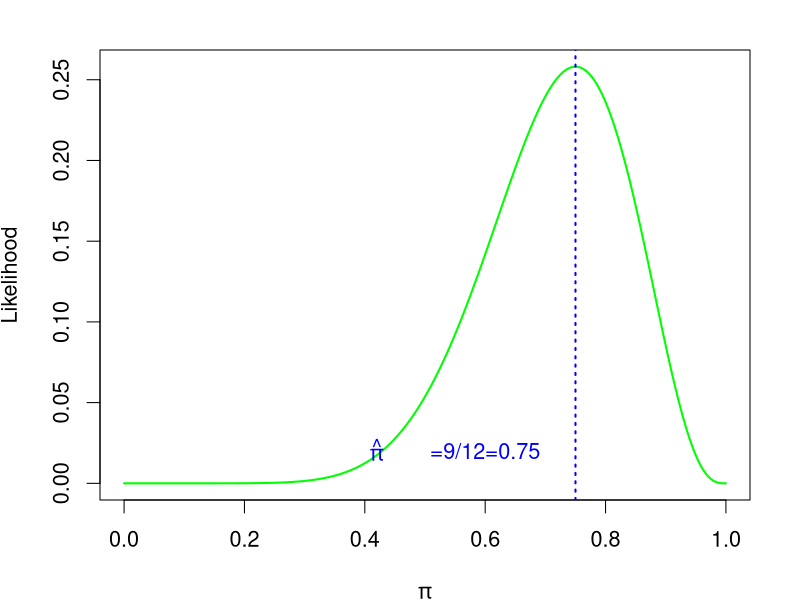
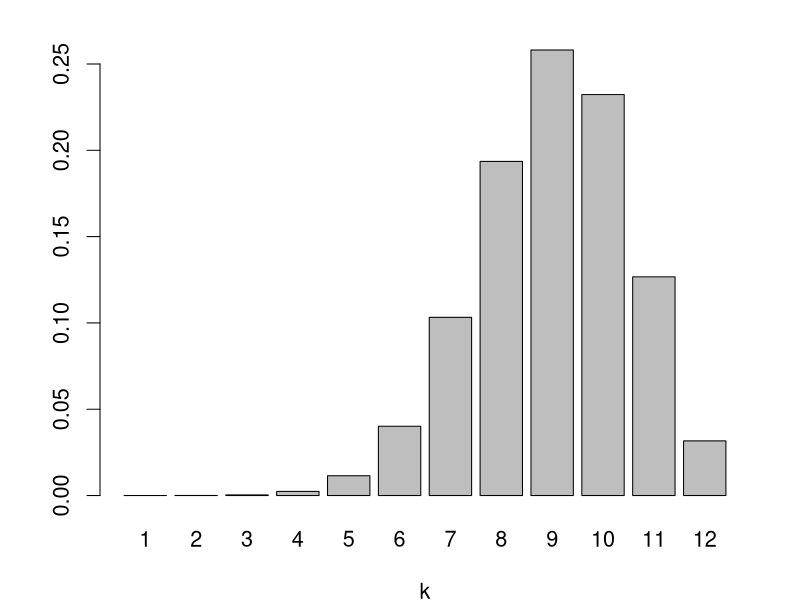
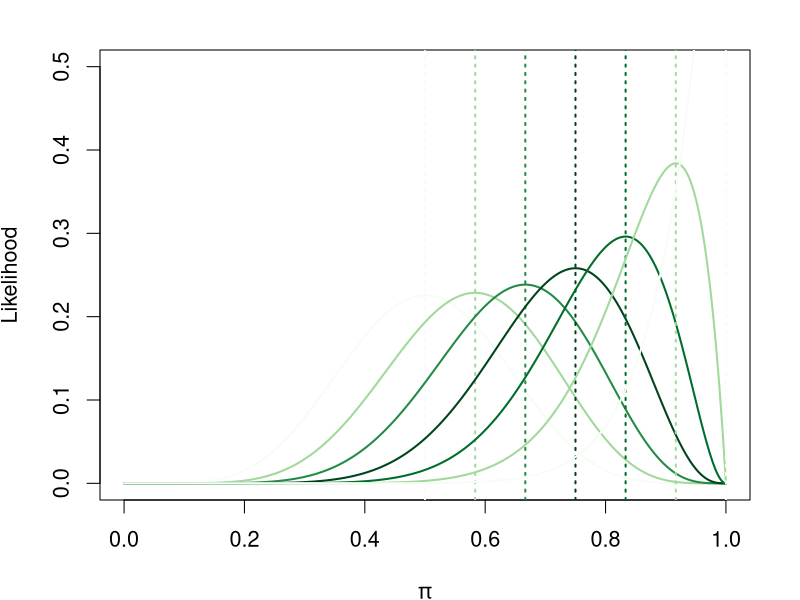
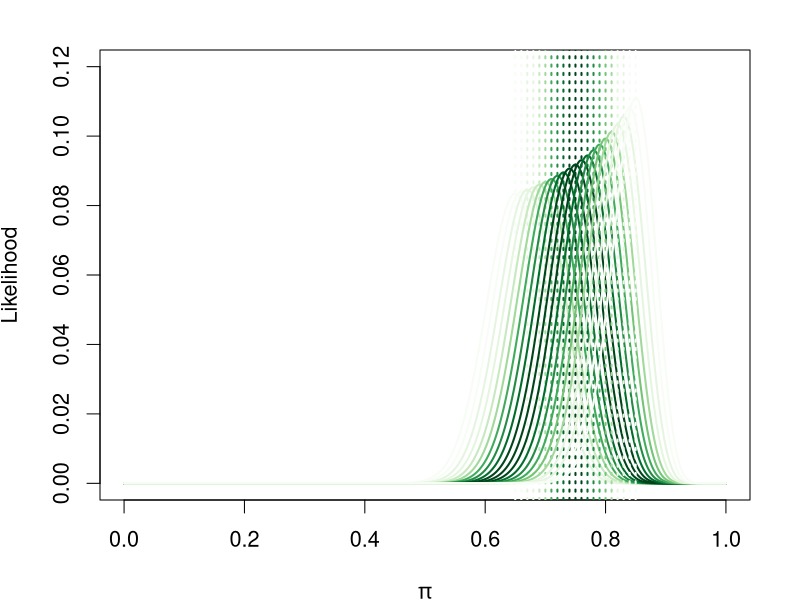
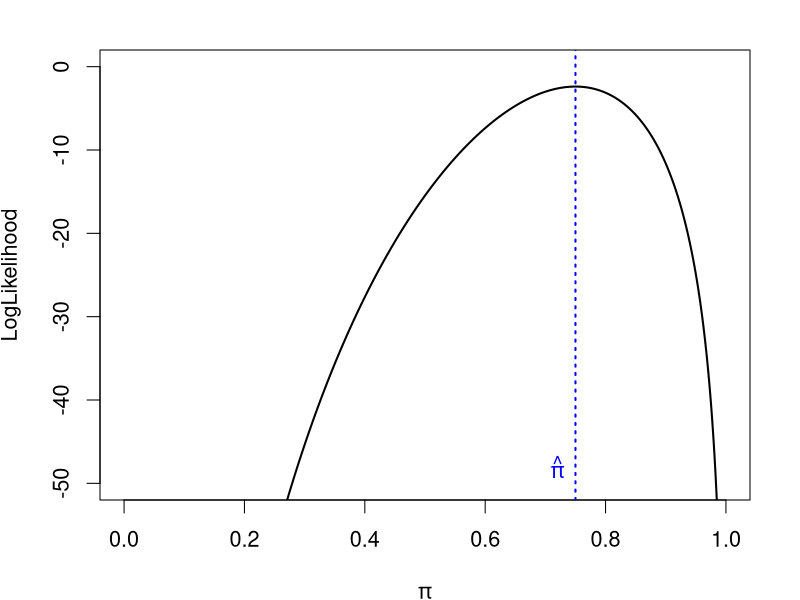
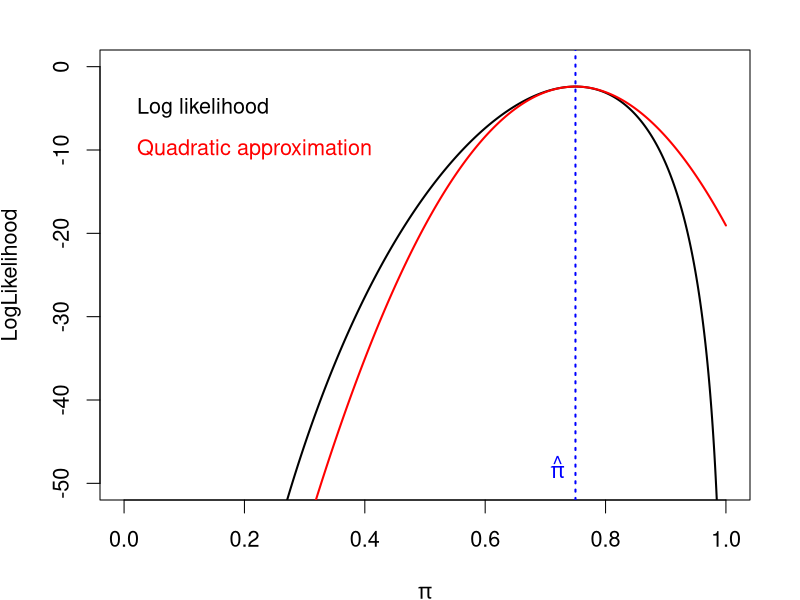
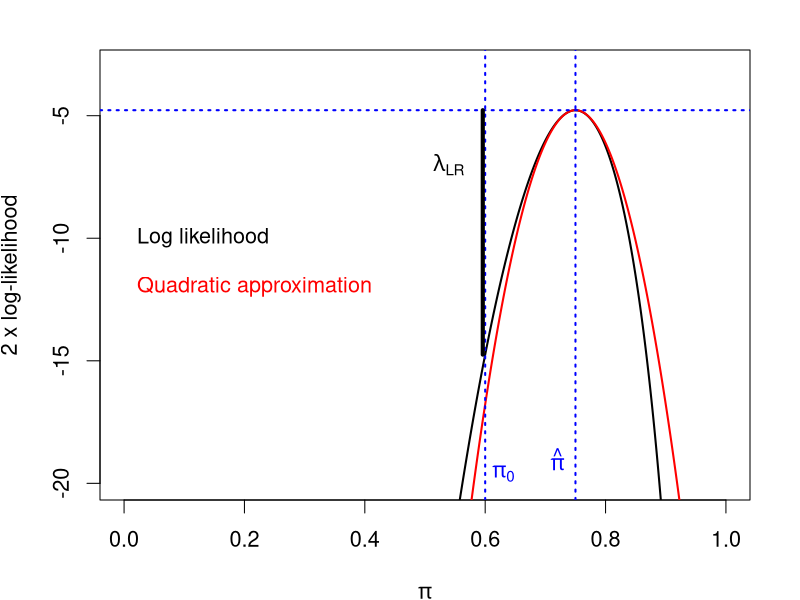
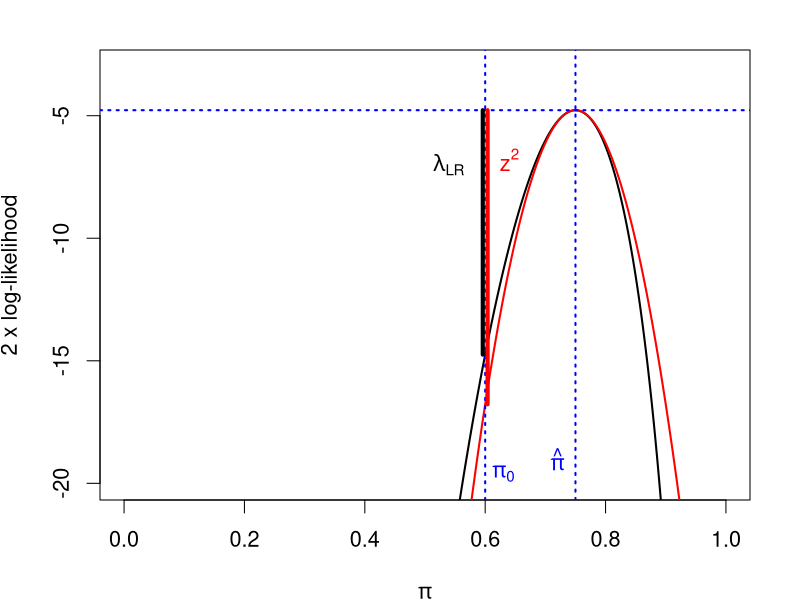

Recreate these plots in R, in order.
## ---- chunk 1
library(tidyverse)
library(broom)
library(ggplot2)
library(knitr)
library(RColorBrewer)
## ---- chunk 2
#| echo: false
#| eval: true
#| fig-align: "center"
L<-function(p){
  choose(12,9)*p^9*(1-p)^(3)
  }
p<-seq(0,1,0.001)
Likelihood<-L(p)
par(cex=1.3, mai=c(1,1,.5,.5))
plot(p,Likelihood, type="l", col="green", xlab=expression(paste(pi)), lwd=2)
abline(v=9/12, lty=3, col="blue", lwd=2)
text(0.42, 0.021, expression(hat(pi)), col="blue")
text(0.60, 0.02, "=9/12=0.75",  col="blue")
## ---- chunk 3
#| echo: false
#| eval: true
#| fig-align: "center"
rf<-dbinom(1:12,12, prob=0.75)
par(cex=1.3, mai=c(1,1,.5,.5))
barplot(rf, xlab="k", names.arg=1:12)
## ---- chunk 4
#| echo: false
#| eval: true
#| fig-align: "center"
Lgen<-function(k,n,p){
  choose(n,k)*p^k*(1-p)^(n-k)
}
n<-12
p<-seq(0,1,0.001)
rf<-dbinom(1:n,n, prob=0.75)
rf_max<-max(rf)
k<-1
Likelihood<-Lgen(k,n,p)
mypallete<-brewer.pal(9,"Greens")
par(cex=1.3, mai=c(1,1,.5,.5))
plot(p,Likelihood, type="l", col=mypallete[round(rf[k]*100)], xlab=expression(paste(pi)), lwd=2, ylim=c(0,0.5))
for (k in 1:n) {
  Likelihood<-Lgen(k,n,p)
  lines(p,Likelihood, type="l", col=mypallete[round(rf[k]/rf_max*9)], lwd=2)
  abline(v=k/n, lty=3, col=mypallete[round(rf[k]/rf_max*9)], lwd=2)
}

## ---- chunk 5
#| echo: false
#| eval: true
#| fig-align: "center"
Lgen<-function(k,n,p){
  choose(n,k)*p^k*(1-p)^(n-k)
}
n<-100
p<-seq(0,1,0.001)
rf<-dbinom(1:n,n, prob=0.75)
rf_max<-max(rf)
k<-1
Likelihood<-Lgen(k,n,p)
mypallete<-brewer.pal(9,"Greens")
par(cex=1.3, mai=c(1,1,.5,.5))
plot(p,Likelihood, type="l", col=mypallete[round(rf[k]*100)], xlab=expression(paste(pi)), lwd=2, ylim=c(0,0.12))
for (k in 1:n) {
  Likelihood<-Lgen(k,n,p)
  lines(p,Likelihood, type="l", col=mypallete[round(rf[k]/rf_max*9)], lwd=2)
  abline(v=k/n, lty=3, col=mypallete[round(rf[k]/rf_max*9)], lwd=2)
}

## ---- chunk 6
#| echo: false
#| eval: true
#| fig-align: "center"
Lgen<-function(k,n,p){
  choose(n,k)*p^k*(1-p)^(n-k)
}
n<-100
k<-75
p<-seq(0,1,0.001)
p0<-0.75
LogLikelihood<-log(Lgen(k,n,p))
approx<--0.5*n/(p0*(1-p0))*(p-p0)^2+max(LogLikelihood)
par(cex=1.3, mai=c(1,1,.5,.5))
plot(p,LogLikelihood, type="l", col="black", xlab=expression(paste(pi)), lwd=2, ylim=c(-50,0))
abline(v=k/n, lty=3, col="blue", lwd=2)
text(k/n-0.03, -48, expression(hat(pi)), col="blue")
## ---- chunk 7
#| echo: false
#| eval: true
#| fig-align: "center"
Lgen<-function(k,n,p){
  choose(n,k)*p^k*(1-p)^(n-k)
}
n<-100
k<-75
p<-seq(0,1,0.001)
p0<-0.75
LogLikelihood<-log(Lgen(k,n,p))
approx<--0.5*n/(p0*(1-p0))*(p-p0)^2+max(LogLikelihood)
par(cex=1.3, mai=c(1,1,.5,.5))
plot(p,LogLikelihood, type="l", col="black", xlab=expression(paste(pi)), lwd=2, ylim=c(-50,0))
lines(p,approx, type="l", col="red", lwd=2)
abline(v=k/n, lty=3, col="blue", lwd=2)
text(k/n-0.03, -48, expression(hat(pi)), col="blue")
text(0, -5, "Log likelihood", col="black", pos=4)
text(0, -10, "Quadratic approximation", col="red", pos=4)

## ---- chunk 8
#| echo: false
#| eval: true
#| fig-align: "center"
Lgen<-function(k,n,p){
  choose(n,k)*p^k*(1-p)^(n-k)
}
n<-100
k<-75
p<-seq(0,1,0.001)
p0<-0.75
ph0<-0.6
LogLikelihood<-log(Lgen(k,n,p))
lmax<-max(LogLikelihood)
approx<--0.5*n/(p0*(1-p0))*(p-p0)^2+lmax
par(cex=1.3, mai=c(1,1,.5,.5))
plot(p,2*LogLikelihood, type="l", col="black", xlab=expression(pi), ylab="2 x log-likelihood", lwd=2, ylim=c(-20,-3))
lines(p,2*approx, type="l", col="red", lwd=2)
abline(v=k/n, lty=3, col="blue", lwd=2)
text(k/n-0.03, -19, expression(hat(pi)), col="blue")
abline(h=2*lmax, lty=3, col="blue", lwd=2)
abline(v=0.6, lty=3, col="blue", lwd=2)
text(0.6+0.03, -19.6, expression(pi[0]), col="blue")
lines(ph0-c(0.004,0.004),c(2*lmax,2*log(Lgen(k,n,0.6))), col="black", lwd=4)
#lines(ph0+c(0.004,0.004),c(2*lmax,-n/(p0*(1-p0))*(ph0-p0)^2+2*lmax), col="red", lwd=4)
text(ph0-0.06, -7, expression(lambda[LR]), col="black")
#text(ph0+0.04, -6.8, expression(z^2), col="red")
text(0, -10, "Log likelihood", col="black", pos=4)
text(0, -12, "Quadratic approximation", col="red", pos=4)

## ---- chunk 9
#| echo: false
#| eval: true
#| fig-align: "center"
Lgen<-function(k,n,p){
  choose(n,k)*p^k*(1-p)^(n-k)
}
n<-100
k<-75
p<-seq(0,1,0.001)
p0<-0.75
ph0<-0.6
LogLikelihood<-log(Lgen(k,n,p))
lmax<-max(LogLikelihood)
approx<--0.5*n/(p0*(1-p0))*(p-p0)^2+lmax
par(cex=1.3, mai=c(1,1,.5,.5))
plot(p,2*LogLikelihood, type="l", col="black", xlab=expression(pi), ylab="2 x log-likelihood", lwd=2, ylim=c(-20,-3))
lines(p,2*approx, type="l", col="red", lwd=2)
abline(v=k/n, lty=3, col="blue", lwd=2)
text(k/n-0.03, -19, expression(hat(pi)), col="blue")
abline(h=2*lmax, lty=3, col="blue", lwd=2)
abline(v=0.6, lty=3, col="blue", lwd=2)
text(0.6+0.03, -19.6, expression(pi[0]), col="blue")
lines(ph0-c(0.004,0.004),c(2*lmax,2*log(Lgen(k,n,0.6))), col="black", lwd=4)
lines(ph0+c(0.004,0.004),c(2*lmax,-n/(p0*(1-p0))*(ph0-p0)^2+2*lmax), col="red", lwd=4)
text(ph0-0.06, -7, expression(lambda[LR]), col="black")
text(ph0+0.04, -6.8, expression(z^2), col="red")
## ---- chunk 10
#| echo: false
#| eval: true
dat <- read.csv("data/onch1302.csv", sep=";")
dat <- dat |> dplyr::select(mf, agegrp, area) |>
  mutate(mf = factor(mf, levels=c(0, 1), labels=c("No", "Yes")),
         agegrp = factor(agegrp, levels=c(0, 1, 2, 3), labels=c("5–9", "10–19", "20–39", "40+")), 
         area = factor(area, levels=c(0, 1), labels=c("Savannah", "Rainforest")))

dat$area<-relevel(dat$area, "Savannah")
## ---- chunk 11
#| echo: true
#| eval: true
mod<-glm(mf~area + agegrp, data=dat, family=binomial(link="logit"))
summary(mod)
## ---- chunk 12
#| echo: true
#| eval: true
tidy(mod)
glance(mod)
## ---- chunk 13
#| echo: true
#| eval: true
output<-tidy(mod)
2*pnorm(-abs(output$estimate[2]/output$std.error[2]))
## ---- chunk 14
#| echo: true
#| eval: true
out<-unlist(glance(mod))
out
(lambda <- unname(out["null.deviance"]-out["deviance"]))
(df <-  unname(out["df.null"]-out["df.residual"]))
(P <- pchisq(lambda, df, lower.tail = FALSE))
## ---- chunk 15
#| echo: true
#| eval: true
mod<-glm(mf~area + agegrp, data=dat, family=binomial(link="logit"))
mod_0<-glm(mf~1, data=dat, family=binomial(link="logit"))
lrt <- anova(mod_0, mod, test="LRT")
lrt
# Exact p-value
lrt[["Pr(>Chi)"]]

## ---- chunk 16
#| echo: true
#| eval: true
mod_int<-glm(mf~area*agegrp, data=dat, family=binomial(link="logit"))
summary(mod_int)
## ---- chunk 17
#| echo: true
#| eval: true
anova(mod, mod_int, test="LRT")
## ---- chunk 18
#| echo: false
#| eval: true
# read in dataset
dat<-read.csv("data/data_caerphilly_full.csv", sep = ";")

# make factors out of character variables
dat<- dat |> dplyr::select(mi, socclass, diabetes, smoking, cursmoke, fibrin, totchol, hdlchol, bpsyst, bpdias, bmi) |>
  mutate(mi = factor(mi, levels=c(0, 1), labels=c("No", "Yes")),
                    socclass = factor(socclass, levels=c("I", "II", "IIINM", "IIIM", "IV", "V")), 
                    diabetes=factor(diabetes, levels=c("No/uncertain", "Yes")), 
                    smoking=factor(smoking, levels=c("Never smoked", " Ex>5 years", "Ex 1-4 years" ,"<15 per day", ">15 per day")),
                    cursmoke = factor(cursmoke, levels=c("No", "Yes")))
  

head(dat)

## ---- chunk 19
#| echo: false
#| eval: true
varname <- c()
pval <- c()
vars<-c("socclass", "diabetes",  "smoking", "cursmoke","fibrin", "totchol", "hdlchol", "bpsyst", "bpdias", "bmi" )

for (var in vars) {
  formula <- paste("mi ~", var )
  model<-glm(formula, data=dat, family=binomial(link="logit"))
  pval <- c(pval, anova(model, test="Chisq")[["Pr(>Chi)"]][2])
}
tab <- data.frame(vars,pval, pval<=0.20)
names(tab) <- c("Variable", "P-value LR-test", "Include (p<=0.2)")
kable(tab, digits=6)
## ---- chunk 20
#| echo: true
#| eval: true
# Full model
mod_f<-glm(mi ~ socclass + diabetes + cursmoke + smoking + fibrin + totchol + hdlchol + bpsyst + bpdias + bmi, data=dat, family=binomial(link="logit"))
glance(mod_f)

## ---- chunk 21
#| echo: true
#| eval: true
# Restricted model
mod_r<-glm(mi ~ diabetes + smoking + fibrin + totchol + hdlchol +  bpdias , data=dat, 
           family=binomial(link="logit"))
anova(mod_f, mod_r, test="Chisq")
glance(mod_r)

## ---- chunk 22
#| echo: false
#| eval: true
set.seed(123457)
n <- 500
sim<-data.frame(x=rnorm(n))
sim$xs <- sim$x^2
sim$logit <- -1.5+ 0.3*sim$x + 0.3* sim$xs
sim$odds <- exp(sim$logit)
sim$prob <- sim$odds/(1+sim$odds)
sim$y <- as.integer(runif(n)<=sim$prob)

# define a factor variable representing quintils of x
quint <- quantile(sim$x, seq(0,1,0.20))
sim$x_q <- cut(sim$x, quint, include.lowest = TRUE)
# a numeric variable representing means within quintiles
qmed <- tapply(sim$x, sim$x_q, median)
sim$x_qm <- qmed[sim$x_q]
# run regressions
temp1<-glm(y ~ x_qm , data=sim, family=binomial(link="logit"))
temp2<-glm(y ~ x_q  , data=sim, family=binomial(link="logit"))
new <- unique(sim[,c("x_q","x_qm")])
new$fit1<-predict(temp1, newdata=new)
new$fit1_p<-predict(temp1, newdata=new)
new$fit2<-predict(temp2, newdata=new)


# Plots logit scale
ggplot(data=new, aes(x=x_qm)) +
  geom_vline(xintercept = quint, linetype="dotted",  color = "blue") +
  geom_line(aes(y=fit1), col="red") +
  geom_line(aes(y=fit2), color="blue") +
  xlab("x") + ylab("logit") +
  geom_text(data = NULL, x = -3.5, y = -.65, label = "Linear on quintile medians", color="red", size = 5, hjust="left" ) +
  geom_text(data = NULL, x = -3.5, y = -.55, label = "Unrestricted on quintiles", color="blue", size = 5, hjust="left") +
  theme_minimal() +
  theme(text = element_text(size = 20)) 

## ---- chunk 23
#| echo: false
#| eval: true
# fibrin
# define a factor variable representing quintils of fibrin
quint <- quantile(dat$fibrin, seq(0,1,0.2))
dat$fibrin_q <- cut(dat$fibrin, quint, include.lowest = TRUE)
# a numeric variable representing means within quintiles
qmed <- tapply(dat$fibrin, dat$fibrin_q, median)
dat$fibrin_qm <- qmed[dat$fibrin_q]
# run regressions
temp<-glm(mi ~ diabetes + smoking + fibrin + totchol + hdlchol +  bpdias , data=dat, family=binomial(link="logit"))
temp1<-glm(mi ~ diabetes + smoking + fibrin_qm+ totchol + hdlchol +  bpdias , data=dat, family=binomial(link="logit"))
temp2<-glm(mi ~ diabetes + smoking + fibrin_q + totchol + hdlchol +  bpdias , data=dat, family=binomial(link="logit"))
# anova(temp1, temp2, test="Chisq") # We can keep the restriction and assume linearity
new <- dat[1,] |> dplyr::select(diabetes, smoking, totchol,hdlchol, bpdias)
new <- cbind(new, fibrin_q=levels(dat$fibrin_q), fibrin_qm=qmed)
new$fit1<-predict(temp1, newdata=new)
new$fit2<-predict(temp2, newdata=new)
# Plots logit scale
ggplot(data=new, aes(x=fibrin_qm)) +
  geom_vline(xintercept = quint, linetype="dotted",  color = "blue") +
  geom_line(aes(y=fit1), color="red") +
  geom_line(aes(y=fit2), col="blue") +
  xlab("fibrin") + ylab("logit") +
    geom_text(data = NULL, x = 5, y = -1.55, label = "Linear on quintile medians", color="red", size = 5, hjust="left" ) +
  geom_text(data = NULL, x = 5, y = -1.45, label = "Unrestricted on quintiles", color="blue", size = 5, hjust="left") +
  theme_minimal() +
  theme(text = element_text(size = 20))

## ---- chunk 24
#| echo: false
#| eval: true
# linear model
temp3<-glm(y ~ x , data=sim, family=binomial(link="logit"))
sim$fit3<-temp3$fitted.values

# probability scale
ggplot(data=sim, aes(x, y))+
  geom_point(alpha = 1/10) + 
  geom_smooth(method="loess", color="blue", se=TRUE) + 
  geom_line(aes(y=fit3, x=x), color="red") +
  xlab("x") + ylab("probability") +
  geom_text(data = NULL, x = -3.5, y = .7, label = "Prediction based linear logit", color="red", size = 5, hjust="left" ) +
  geom_text(data = NULL, x = -3.5, y = .8, label = "LOESS of outcome", color="blue", size = 5, hjust="left") +
  theme_minimal() +
  theme(text = element_text(size = 20)) 
## ---- chunk 25
#| echo: false
#| eval: true
# probability scale
dat$fit <- temp$fitted.values
dat$mi_n <- as.numeric(dat$mi=="Yes")
ggplot(data=dat, aes(x=fibrin, y=mi_n))+
  geom_point(alpha = 1/10) + 
  geom_smooth(method="loess", se=TRUE) + 
#  geom_line(data=new, aes(y=fit, x=fibrin), color="red") +
  geom_smooth(aes(y=fit), method="loess",  color="red", se=FALSE) +
  xlab("fibrin") + ylab("probability") +
  geom_text(data = NULL, x = 1, y = .7, label = "LOESS of predictions based on linear logits", color="red", size = 5, hjust="left" ) +
  geom_text(data = NULL, x = 1, y = .8, label = "LOESS of outcome", color="blue",  size = 5, hjust="left") +
    theme_minimal() +
  theme(text = element_text(size = 20)) 
